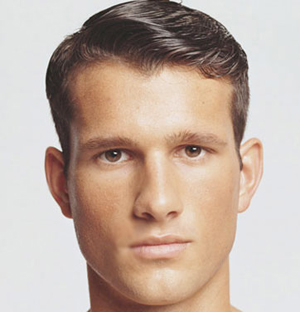
#> input picture python/testimages/face2.jpg, 300 x 312 px
$ python eyedetect.py testimages/face2.jpg   (Python 2 division)
#> lines starting #> are read from the running program, lines starting #| are printed output that depends on the picture; after the words box and inside, x2 and y2 are one past the last pixel; in counts of white or black regions, pixels touching at a corner belong together
#!/usr/bin/python
import sys
import os.path
import numpy as np
import cv2

debug = 1  # turns debug messaging/display on and off

if debug:
    print 'Input file: ',str(sys.argv[1])

# get the filename, minus the extension
filename = os.path.basename(os.path.splitext(sys.argv[1])[0])

# load image as is
input = cv2.imread(str(sys.argv[1]), -1)
#> input is the input picture: shape (312, 300, 3); mean B, G, R 161.7, 173.4, 192.3

if debug:
    # show input image
    cv2.imshow("input", input)

# set up cascades
face_cascade = cv2.CascadeClassifier('./classifiers/haarcascade_frontalface_default.xml')
    #face_cascade = cv2.CascadeClassifier('./classifiers/lbpcascade_frontalface.xml') #likely faster, since int based instead of float
eye_cascade = cv2.CascadeClassifier('./classifiers/haarcascade_eye.xml')
    #eye_cascade = cv2.CascadeClassifier('./classifiers/haarcascade_eye_tree_eyeglasses.xml') #causes my laptop to crash hard

# get grayscale version of input image
gray = cv2.cvtColor(input, cv2.COLOR_BGR2GRAY)
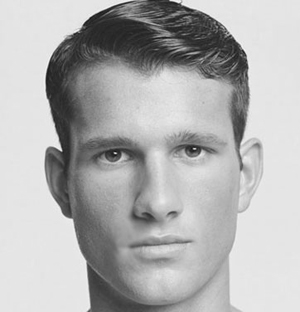
#> gray: shape (312, 300); min 19, max 245, mean 177.7

# find the face
faces = face_cascade.detectMultiScale(gray, 1.3, 5)
#> faces = [[54, 72, 203, 203]]
# check to make sure a face was found, return error if not
if(len(faces) < 1):
    # drop image into "no faces found" folder for later analysis
    cv2.imwrite('./anomalies/faces/'+filename+'.png', gray)
    # db shoud flag this entry as a problem
    if debug:
        print 'Error: No face found'
    sys.exit(1)
elif (len(faces) > 1):
    # drop image into "no faces found" folder for later analysis
    cv2.imwrite('./anomalies/faces/'+filename+'.png', gray)
    # db shoud flag this entry as a problem
    if debug:
        print 'Error: Too many faces found'
    #sys.exit(2)
else:
    # drop image into "faces found" folder for later Face training
    if debug:
        print len(faces), 'faces found.'
#| 1 faces found.
#box the face
for (x,y,w,h) in faces:
    # save off roi_color into a "found faces" folder for later Eye training
    roi_color = input[y:y+h, x:x+w]
    cv2.imwrite('./extractedfeatures/faces/'+filename+'.png', roi_color)
    # draw the box
    cv2.rectangle(input,(x,y),(x+w,y+h),(255,0,0),2)
    roi_gray = gray[y:y+h, x:x+w]
    # find the eyes
    eyes = eye_cascade.detectMultiScale(roi_gray, 1.3, 4)
    # need to make sure there are no eyes inside of eyes

    # check to make sure 2 eyes were found, return error if not (note: change to 1 eye, since some people may only have 1)
    if(len(eyes) < 1):
        # drop image into "no eyes found" folder for later analysis
        cv2.imwrite('./anomalies/faces/'+filename+'.png', roi_gray)
        # db shoud flag this entry as a problem
        if debug:
            print 'Error: Not enough eyes found'
        sys.exit(3)
    elif(len(eyes) > 2):
        # drop image into "no eyes found" folder for later analysis
        cv2.imwrite('./anomalies/faces/'+filename+'.png', roi_gray)
        # db shoud flag this entry as a problem
        if debug:
            print 'Error: Too many eyes found'
        #sys.exit(4)
    else:
        if debug:
            print len(eyes), 'eyes found.'
    #box the eyes
    i = 1
    for (ex,ey,ew,eh) in eyes:
        # save off found eyes into a "found eyes" folder for later training (good eyes/bad eyes/etc)
        roi_eye = roi_color[ey:ey+eh, ex:ex+ew]
        cv2.imwrite('./extractedfeatures/eyes/'+filename+'-'+str(i)+'.png', roi_eye)
        i = i+1
        #draw the box
        cv2.rectangle(roi_color,(ex,ey),(ex+ew,ey+eh),(0,255,0),2)
#> this loop made 1 pass
#> (x, y, w, h, eyes) on pass 1: (54, 72, 203, 203, [[111, 53, 49, 49], [33, 58, 50, 50]])
#| 2 eyes found.
#> pass 1, `roi_color = input[y:y+h, x:x+w]`:
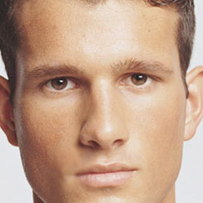
#> roi_color: shape (203, 203, 3); mean B, G, R 136.8, 159, 192.7
#> pass 1, `roi_gray = gray[y:y+h, x:x+w]`:
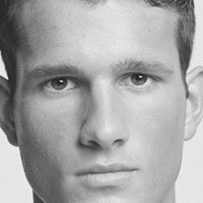
#> roi_gray: shape (203, 203); min 19, max 243, mean 166.6
#> pass 1, `cv2.imwrite('./extractedfeatures/eyes/'+filename+'-'+str(i)+'.png', ro..`:
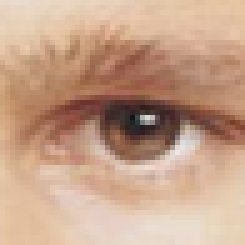
#> saved as face2-1.png: shape (49, 49, 3) (shown 5 times larger); mean B, G, R 137.4, 161.3, 197.6
#> pass 1, `cv2.imwrite('./extractedfeatures/eyes/'+filename+'-'+str(i)+'.png', ro..`:
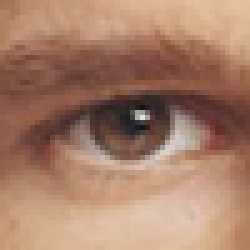
#> saved as face2-2.png: shape (50, 50, 3) (shown 5 times larger); mean B, G, R 105.1, 126.6, 167.2
#> after the loop:
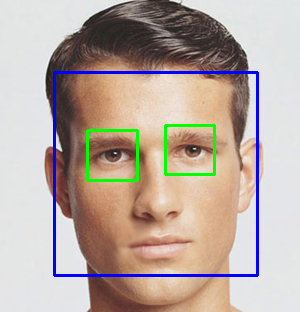
#> input: shape (312, 300, 3); 3.86% of pixels changed, all inside (x1, y1, x2, y2) = (53, 71, 259, 277)
#> after the loop:
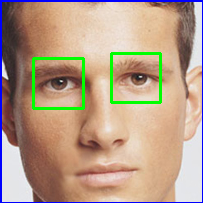
#> roi_color: shape (203, 203, 3); 5.8% of pixels changed, all inside (x1, y1, x2, y2) = (0, 0, 203, 203)

if debug:
    # display outlined features, wait for key
    cv2.imshow('output',input)
    cv2.waitKey(0)

# close
if debug:
    cv2.destroyAllWindows()
sys.exit(0)
#> (the program exits here)
